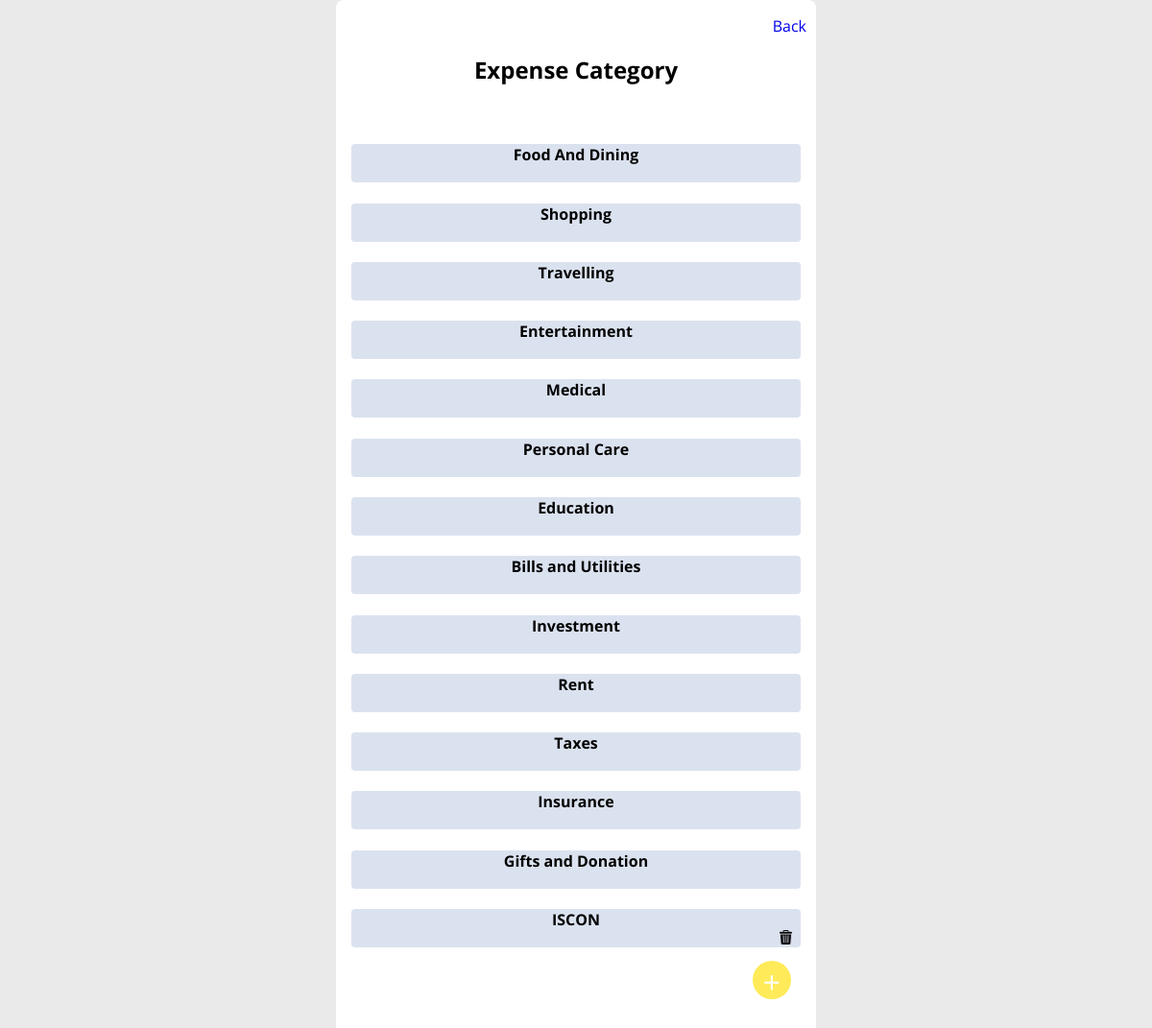
/allExpenseCategorys.php (signed in), run on the app's committed database.
### tables this page shows
CREATE TABLE `expense` (
  `id` int(11) NOT NULL,
  `uid` int(11) NOT NULL,
  `name` varchar(30) NOT NULL
);

### myFunctions.php (called while the page is built, shortened)
<?php
function getCategory($type){
	include 'include/dbconn.php';
	$uid = $_SESSION['id'];
	$sql = "SELECT * FROM $type";
	$ref = mysqli_query($conn,$sql);
	$i =0 ;
	$data = null;
	while($row = mysqli_fetch_array($ref)){
		$data[$i]=$row;
		$i++;
	}
	$category = null;
	$j = 0;
	if ($data != null) {
		for ($i=0; $i < count($data) ; $i++) {
			if ($data[$i]['uid'] == 0) {
				$category[$j] = $data[$i];
				$j++;
			}
			elseif ($data[$i]['uid'] == $uid) {
				$category[$j] = $data[$i];
				$j++;
			}
		}
		return $category;
	}
	return null;
}
?>

### allExpenseCategorys.php (the view, shortened to what this page needs)
<?php
    include 'include/dbconn.php';
?>
<!DOCTYPE html>
<html>
<head>
    <link rel="stylesheet" type="text/css" href="css/allItems.css">
</head>
<body>
<center>
    <div class="col-lg-6 dashboard-card-container">
        <div class="dashboard-card">
            <a href="addTransaction.php">Back</a>
            <h5>Expense Category</h5>
            <div id="recent">
                <?php
                    include 'myFunctions.php';
                    $category = getCategory('expense');
                    if ($category != null) {
                        for ($i=0; $i < count($category); $i++) {
                            if ($i < 13 ) {
                                echo '
                                    <div class="transaction-row transaction-row-odd">
                                        <h4>'.$category[$i][2].'</h4>
                                    </div>
                                    ';
                            }
                            else{
                                echo '
                                    <div class="transaction-row transaction-row-odd">
                                        <h4>'.$category[$i][2].'</h4>
                                        <div class="transaction-wallet" >
                                            <form method="post">
                                                <button type="submit" name="delete" style="border:0; background:none;" value="'.$category[$i][0].'">
                                                    <img height="15px" width="15px" src="images/icons/delete.png">
                                                </button>
                                            </form>
                                        </div>
                                    </div>
                                ';
                            }
                        }
                    }
                ?>
            </div>
             <div class="transaction-row" style="margin-top: 30px;">
                <a href="addExpense.php" class="add-transaction-btn">+</a>
            </div>
        </div>
    </div>
</center>
</body>
</html>

### css/allItems.css (style rules this page uses)
body { font-family: "open sans", sans-serif; margin-top: 0px; margin-left: 0px; margin-right: 0px; background-color:#EAEAEA ; }
.dashboard-card-container { padding: 0 5% 0 5% ; min-width: 500px; max-width: 500px; }
.dashboard-card { background-color: #fff; border-radius: 8px; padding: 16px; position: relative; }
.dashboard-card h5 { display: inline-block; font-size: 1.5rem; }
.dashboard-card a { text-decoration: none; position: absolute; right: 10px; }
.transaction-row { border-radius: 4px; padding: 0 8px 0 8px; position: relative; height: 40px; margin-bottom: 8px; }
.transaction-row-odd { background-color: #DBE2EF; }
.transaction-row .transaction-wallet { display: flex; position: absolute; right: 2px; bottom: -2.5px; align-items: center; justify-content: center; }
.add-transaction-btn { height: 40px; width: 40px; border-radius: 1000px; position: absolute; right: 16px; bottom: 16px; background-color: #FFEB59; border: #FFEB59; font-size: 2em; color: white; display: flex align-items: center; justify-content: center; }

### data on the page
expense: name "Food And Dining"
expense: name "Shopping"
expense: name "Travelling"
expense: name "Entertainment"
expense: name "Medical"
expense: name "Personal Care"
expense: name "Education"
expense: name "Bills and Utilities"
expense: name "Investment"
expense: name "Rent"
expense: name "Taxes"
expense: name "Insurance"
expense: name "Gifts and Donation"
expense: name "ISCON", $category[$i][0] 14 (drawn)
